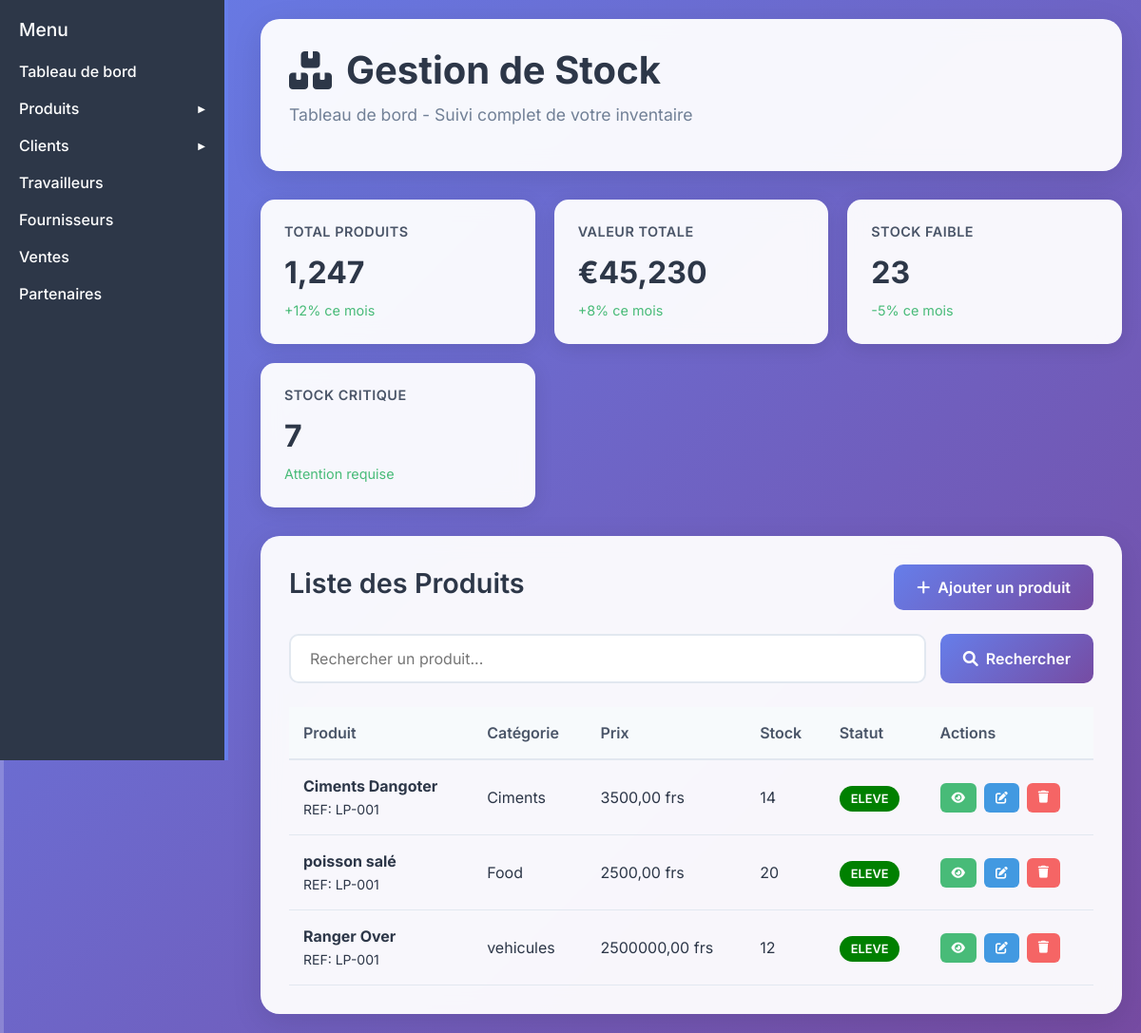
Before: /gproduit/ with the older database file.
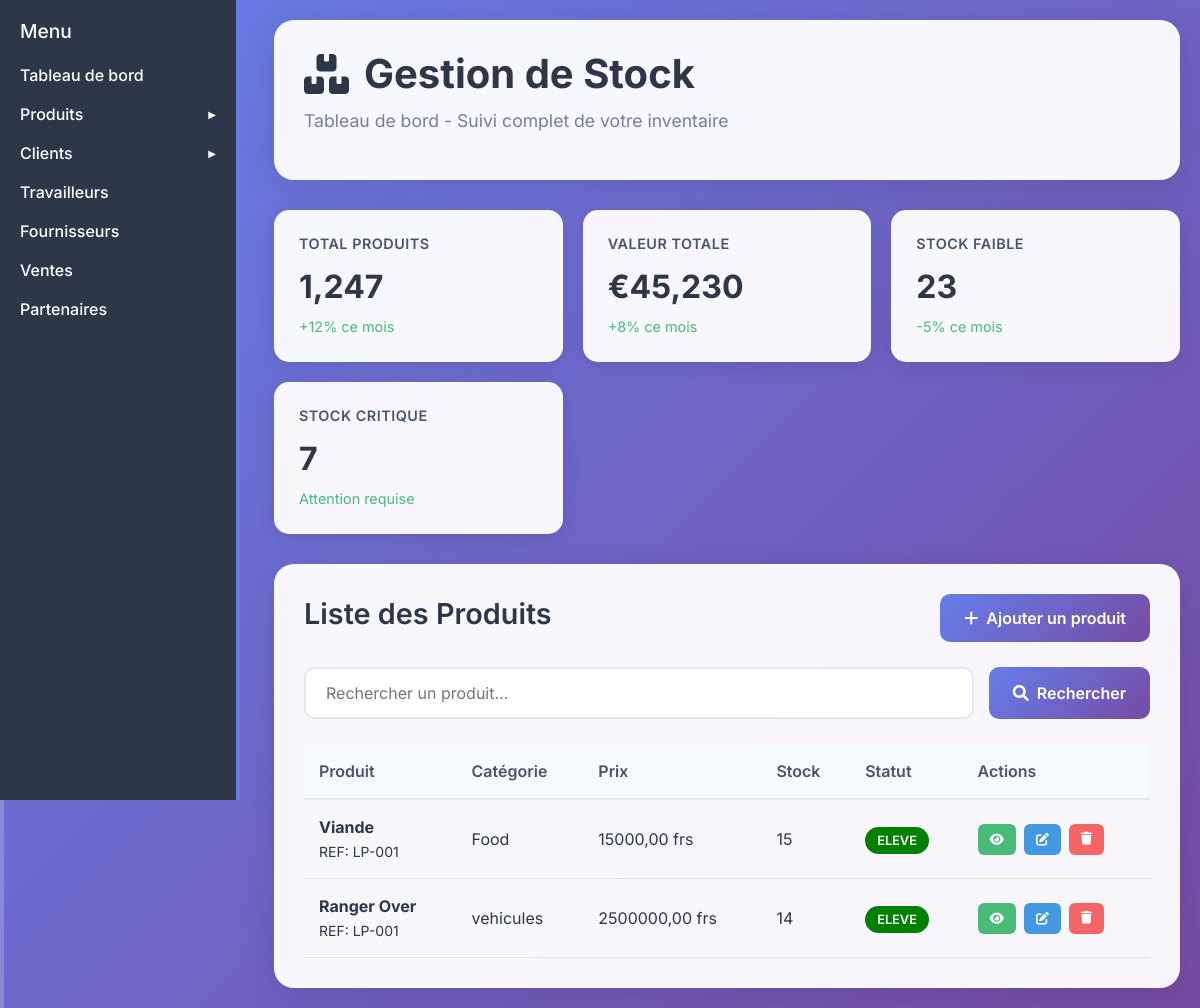
After: the same page with the newer database file.
### gproduit/models.py (models this page shows, shortened)
class produits(models.Model):
    nom = models.CharField(max_length =100)
    categorie = models.ForeignKey(categories, on_delete = models.CASCADE, related_name ='products')
    prix = models.DecimalField(max_digits = 10 , decimal_places =2)
    quantite = models.PositiveIntegerField()
    description = models.TextField()
    date_livraison = models.DateField()
    date_ajout = models.DateTimeField(auto_now_add = True)
    data_exp = models.DateField(null =True , blank = True)
    fournisseur = models.ForeignKey(fournisseurs,on_delete=models.CASCADE,related_name="mes_produits" )
    observation = models.TextField()
    class Meta:
        ordering = ['-date_ajout']
    def status(self):
        if self.quantite == 0:
            return "faible"
        elif self.quantite <= 10:
            return "moyen"
        else:
            return "eleve"

class categories(models.Model):
    nom=models.CharField(max_length = 50)
    def __str__(self):
        return self.nom

### gproduit/views.py (the view, shortened to what this page needs)
# urls.py: path('', acceuil.as_view(), name ='acceuil'),
class acceuil(View):
    template_name = 'dashbord_h.html'
    def get_context_data(self, recherche=None):
        q = produits.objects.all()
        if recherche:
            q = q.filter(
                Q(nom__icontains=recherche) | Q(description__icontains=recherche)
            )
        return {
            'requette': q,
            'recherche': recherche
        }
    def get(self, request, *args, **kwargs):
        recherche = request.GET.get('recherche')
        context = self.get_context_data(recherche)
        return render(request, self.template_name, context)

### gproduit/templates/dashbord_h.html (shortened to what the changed rows need)
<!DOCTYPE html>
<html lang="fr">
{% load static %}
<head>
    <link href="https://cdnjs.cloudflare.com/ajax/libs/font-awesome/6.0.0/css/all.min.css" rel="stylesheet">
    <link rel="stylesheet" href="{% static 'css/bootstrap.css'%}">
    <link rel="stylesheet" href="{% static 'css/all.min.css'%}">
</head>
<body>
    <div class="sidebar">
        <h2>Menu</h2>
    </div>
    <div class="container">
        <div class="header">
            <h1><i class="fas fa-boxes"></i> Gestion de Stock</h1>
        </div>
        <div class="products-section">
            <div class="section-header">
                <h2>Liste des Produits</h2>
            </div>
            <table class="products-table">
                <thead>
                    <tr>
                        <th>Produit</th>
                        <th>Catégorie</th>
                        <th>Prix</th>
                        <th>Stock</th>
                        <th>Statut</th>
                        <th>Actions</th>
                    </tr>
                </thead>
                <tbody>
                   {% for n  in requette %}
                    <tr>
                        <td>
                            <strong> {{n.nom}}</strong>
                            <br><small>REF: LP-001</small>
                        </td>
                        <td>{{n.categorie}}</td>
                        <td>{{n.prix }} frs</td>
                        <td>{{n.quantite}}</td>
                        <td><span class="stock-status status-high {{n.status }}  "> <span style="color: white;">{{n.status }}</span> </span></td>
                        <td>
                            <div class="action-buttons">
                                <button class="btn btn-small btn-view">
                                    <a href="{% url 'voirprod' n.pk %}"> <i class="fas fa-eye" style="color: white;"></i> </a>
                                </button>
                                <button class="btn btn-small btn-edit">
                                    <a href="{% url 'modification' pk=n.pk %}">  <i class="fas fa-edit" style="color: white;"></i>  </a>
                                </button>
                                <button  id="btn-produit-sup" class="btn btn-small btn-delete" type="button"  title="Supprimer" data-bs-toggle="modal" data-bs-target="#Supprimer"   data-id="{{ n.pk }}" data-customer="{{n.nom}}" >
                                    <i class="fas fa-trash" ></i>
                                </button>
                            </div>
                        </td>
                    </tr>
                   {% endfor %}
                </tbody>
            </table>
        </div>
    </div>
</body>
</html>

Changed rows visible on the page:
removed produits: nom "Ciments Dangoter", categorie "Ciments", prix "3500,00", quantite "14", status "ELEVE"
removed produits: nom "poisson salé", categorie "Food", prix "2500,00", quantite "20", status "ELEVE"
added produits: nom "Viande", categorie "Food", prix "15000,00", quantite "15", status "ELEVE"
changed produits "Ranger Over": quantite "12" → "14"
